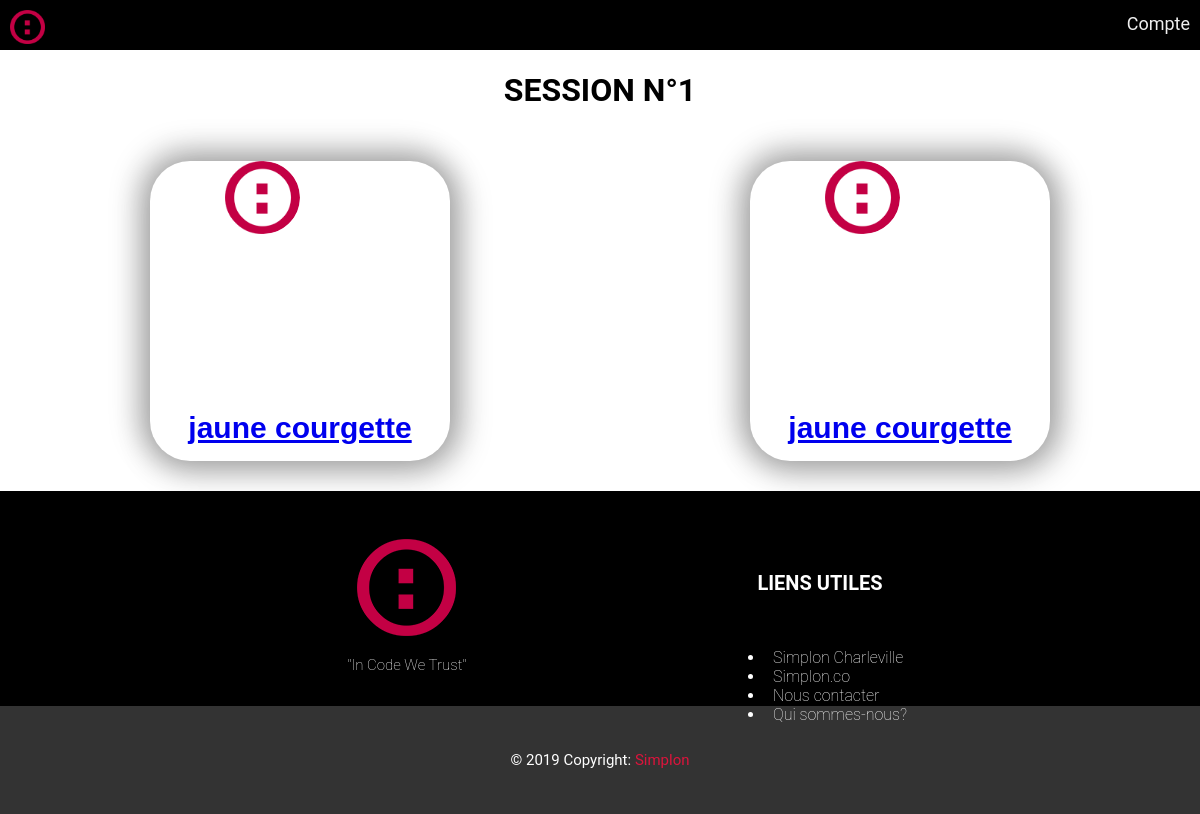
Screenshot of /folio.php with the database file from the repository.
### tables this page shows
CREATE TABLE `etudiant` (
  `idhor` int(11) NOT NULL,
  `nom` varchar(30) NOT NULL,
  `prenom` varchar(50) NOT NULL,
  `datenai` date NOT NULL,
  `adresse_perso` varchar(100) NOT NULL,
  `codep` varchar(10) DEFAULT NULL,
  `ville` varchar(60) DEFAULT NULL,
  `nationalite` varchar(30) DEFAULT NULL,
  `email` varchar(60) NOT NULL,
  `numtels` varchar(15) NOT NULL,
  `superheros` longtext,
  `hacks` longtext,
  `intformat` longtext,
  `motivation` mediumtext,
  `dansunan` mediumtext,
  `prerequis1` longtext,
  `prerequis2` longtext,
  `profilsuppl` longtext,
  `langlais` varchar(50) DEFAULT NULL,
  `lastdipl` varchar(50) NOT NULL,
  `disponib` varchar(30) DEFAULT NULL,
  `situactu` varchar(30) NOT NULL,
  `liphoto` varchar(255) NOT NULL,
  `date_insc` date DEFAULT NULL
);

### folio.php (the view, shortened to what this page needs)
<!DOCTYPE html>
<html lang="fr" dir="ltr">
<head>
  <link rel="stylesheet" href="https://use.fontawesome.com/releases/v5.8.2/css/all.css">
  <link rel="stylesheet" href="css/footer.css">
  <link rel="stylesheet" href="css/folio.css">
</head>
<?php
$bdd = new PDO('mysql:host=localhost;dbname=recrutement;charset=utf8', 'root', '');
$requete = "SELECT * FROM etudiant";
$reponse = $bdd->query($requete);
?>
<body>
  <?php include "header.php" ?>
  <center>
    <h1>SESSION N°1</h1>
  </center>
  <div class="cards-list">
      <?php
            while($donnees = $reponse->fetch())
            {
              ?>
  <a href="jury_admin.php?id=<?php echo $donnees["idhor"];?>">
    <div class="card">
      <div class="card_image">
        <img src="<?php echo $donnees["liphoto"]; ?>" /> </div>
      <div class="card_title">
        <p><?php echo $donnees["nom"]; ?> <?php echo $donnees["prenom"]; ?></p>
      </div>
    </div>
  </a>
    <?php
          }
          ?>
  </div>
  <?php include "footer.php" ?>
</body>
</html>

### header.php (shortened to what this page needs)
<link rel="stylesheet" href="css/header.css">
<div class="nav">
  <div class="nav-header">
    <div class="nav-title">
      <img src="img/logo.png" width="35%" alt="">
    </div>
  </div>
  <div class="nav-links">
    <a href="connexion.php">Compte</a>
  </div>
</div>

### footer.php
<footer class="page-footer">
  <div class="container-foot">
        <div class="row">
            <figure class="img-foot">
                <center><img src="logo/scm_logo_rond_lg.png" alt="logo" /></center>
                <figcaption>"In Code We Trust"</figcaption>
            </figure>
    <div class="column2">
        <h5 class="title-foot">Liens utiles</h5>
            <ul class="list-unstyled">
                <li ><a class="link-foot" href="http://www.simplon-charleville.fr/index.php">Simplon Charleville</a></li>
                <li><a class="link-foot" href="https://simplon.co/">Simplon.co</a></li>
                <li><a class="link-foot" href="#">Nous contacter</a></li>
                <li><a class="link-foot" href="http://www.simplon-charleville.fr/portfolio.php">Qui sommes-nous?</a></li>
            </ul>
    </div>
  </div>
</div>
    <div class="footer-copyright">
        <p>© 2019 Copyright:<a> Simplon </a></p>
    </div>
</footer>

### css/footer.css (style rules this page uses)
.page-footer { background: #000; height: 260px; clear: both; }
.container-foot { width: 70%; height: 200px; margin: auto; }
footer .row { display: flex; justify-content: space-around; }
footer figure { display: table-row; width: 150px; padding: }
footer img { padding: 2em 2em 1em 2em; }
footer figcaption { color: #fff; font-size: 15px; font-weight: lighter; padding-left: 1.5em; }
footer .column2 { display: table-row; color: #fff; font-weight: lighter; padding: 2.9rem 0; }
.title-foot { font-size: 20px; text-transform: uppercase; font-weight: bold; padding-bottom: 1em; text-align: center; }
.link-foot { color: #fff; font-size: 1em; text-decoration: none; margin: 0.5em; }
.footer-copyright { color: #fff; text-align: center; font-size: 15px; padding: 2em; background: #333; margin-top: 1em; }
.footer-copyright a { color: crimson; }

### css/folio.css (style rules this page uses)
body { margin: 0px; display: flex; flex-direction: column; font-family: 'Roboto', sans-serif; }
html, body { height: 100%; padding: 0; margin: 0; }
.cards-list { z-index: 0; width: 100%; display: flex; justify-content: space-around; flex-wrap: wrap; }
.card { margin: 30px auto; width: 300px; height: 300px; border-radius: 40px; box-shadow: 5px 5px 30px 7px rgba(0,0,0,0.25), -5px -5px 30px 7px rgba(0,0,0,0.22); cursor: pointer; transition: 0.4s; }
.card .card_image { width: inherit; height: inherit; border-radius: 40px; }
.card .card_image img { width: 50%; padding-left: 25%; border-radius: 40px; object-fit: cover; }
.card .card_title { text-align: center; border-radius: 0px 0px 40px 40px; font-family: sans-serif; font-weight: bold; font-size: 30px; margin-top: -80px; height: 40px; }

### css/header.css (style rules this page uses)
* { box-sizing: border-box; }
body { margin: 0px; }
.nav { height: 50px; width: 100%; background-color: black; position: relative; z-index: 1000; }
.nav > .nav-header { display: inline; }
.nav > .nav-header > .nav-title { display: inline-block; font-size: 22px; color: #fff; padding: 10px 10px 10px 10px; }
.nav > .nav-links { display: inline; float: right; font-size: 18px; }
.nav > .nav-links > a { display: inline-block; padding: 13px 10px 13px 10px; text-decoration: none; color: #efefef; }

### rows the page displays
etudiant: liphoto (picture), nom "jaune", prenom "courgette"
etudiant: liphoto (picture), nom "jaune", prenom "courgette"
